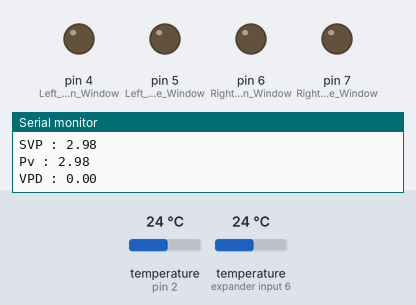
The sketch below on a simulated Arduino Uno, built with avr-gcc and run on an emulated ATmega328P. Shown: output pins drawn as LEDs (lit = HIGH), the last lines printed to the serial monitor. Inputs (shaded band) come from the test bench; at power-on: temperature (sensors on expander input 6, pin 2) 24 °C.

Above: at 7.4 s.
7.5 s: temperature (sensor on expander input 6) set to 22.5 °C
18.7 s: temperature (sensor on expander input 6) set to 21.4 °C
At 30.1 s:
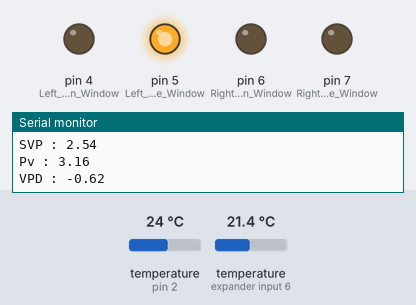
30.6 s: temperature (sensor on expander input 6) set to 33 °C
At 39.9 s:
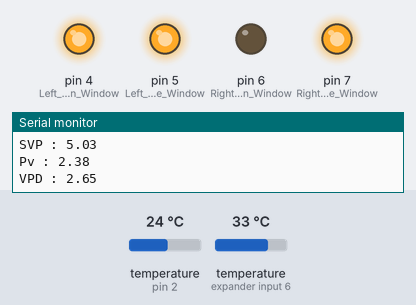
42.5 s: temperature (sensor on expander input 6) set to 28.7 °C
50.0 s: temperature (sensor on expander input 6) set to 27.5 °C
At 59.5 s:
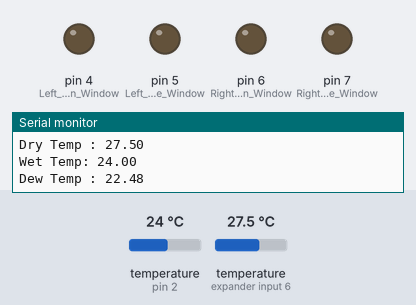
60.1 s: temperature (sensor on expander input 6) set to 12 °C
At 72.56 s:
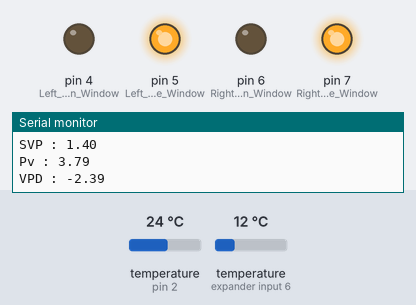
Timing chart, 0 to 72.8 s (numbered marks = the images above; inputs shaded):
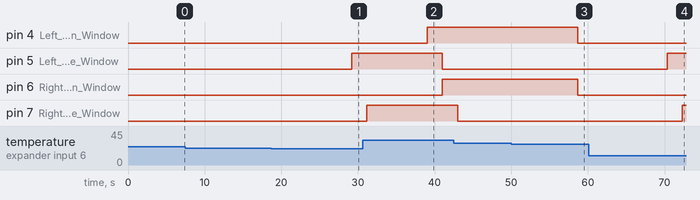

The sketch:

172.ino
```cpp
#include <OneWire.h>
#include <DallasTemperature.h>
#define ONE_WIRE_BUS 2
#define Left_Open_Window 4
#define Left_Close_Window 5
#define Right_Open_Window 6
#define Right_Close_Window 7

OneWire oneWire(ONE_WIRE_BUS);
DallasTemperature sensors(&oneWire);

uint8_t sensor1[8] = { 0x28, 0xFF, 0x6E, 0x73, 0x71, 0x17, 0x04, 0x7C };
uint8_t sensor2[8] = { 0x28, 0xFF, 0x2B, 0xFB, 0x71, 0x17, 0x04, 0x82 };

float Dry_Temp;
float Wet_Temp;
int Set_Temp = 25;
int Limit_Temp = 3;

void setup(void)
{
  pinMode(Left_Open_Window, OUTPUT);
  pinMode(Left_Close_Window, OUTPUT);
  pinMode(Right_Open_Window, OUTPUT);
  pinMode(Right_Close_Window, OUTPUT);
  Serial.begin(9600);
  sensors.begin();
}

void loop(void)
{
  float Patm = 101.325;   //기압 kPa
  sensors.requestTemperatures();
  Wet_Temp = sensors.getTempC(sensor1);
  Dry_Temp = sensors.getTempC(sensor2);
  float Psdt = 0.61078 * exp((17.27 * Dry_Temp) / (237.3 + Dry_Temp)); //kPa
  float Pswt = 0.61078 * exp((17.27 * Wet_Temp) / (237.3 + Wet_Temp)); //kPa
  float Pv = Pswt - Patm * 0.000662 * (Dry_Temp - Wet_Temp);
  float Humidity = 100 * Pv / Psdt;
  float VPD = Psdt * (1 - Humidity / 100);
  float Dew_Temp = (Dry_Temp - (100 - Humidity) / 5);
  float AH = 2.16679 * Pv / (273.15 + Dry_Temp);

  Serial.print("Dry Temp : ");
  Serial.println(Dry_Temp);

  Serial.print("Wet Temp: ");
  Serial.println(Wet_Temp);
  Serial.print("Dew Temp : ");
  Serial.println(Dew_Temp);
  Serial.print("Humidity : ");
  Serial.println(Humidity);
  Serial.print("AH : ");
  Serial.println(AH);
  Serial.print("SVP : ");
  Serial.println(Psdt);
  Serial.print("Pv : ");
  Serial.println(Pv);
  Serial.print("VPD : ");
  Serial.println(VPD);

  delay(5000);

  if (Dry_Temp < (Set_Temp - Limit_Temp)) {
    digitalWrite(Left_Open_Window, LOW);
    digitalWrite(Left_Close_Window, HIGH);
    delay(2000);
    digitalWrite(Right_Open_Window, LOW);
    digitalWrite(Right_Close_Window, HIGH);
    delay(2000);
  }

  if ((Dry_Temp >= (Set_Temp - Limit_Temp)) && (Dry_Temp <= (Set_Temp + Limit_Temp))) {
    digitalWrite(Left_Open_Window, LOW);
    digitalWrite(Left_Close_Window, LOW);
    digitalWrite(Right_Open_Window, LOW);
    digitalWrite(Right_Close_Window, LOW);
  }

   if (Dry_Temp > (Set_Temp + Limit_Temp)){
    digitalWrite(Left_Open_Window, HIGH);
    delay(2000);
    digitalWrite(Left_Close_Window, LOW);
    digitalWrite(Right_Open_Window, HIGH);
    delay(2000);
    digitalWrite(Right_Close_Window, LOW);
  }
}
```

Measured:
- the behaviour switches between 22 and 21.9 °C on temperature (sensor on expander input 6) (found by bisection; images 0 and 1)
- the behaviour switches between 28.1 and 28 °C on temperature (sensor on expander input 6) (found by bisection; images 2 and 3)
- after the input at 18.7 s, pin 5 (Left_Close_Window): LOW → HIGH after 10.5 s
- after the input at 30.6 s, pin 4 (Left_Open_Window): LOW → HIGH after 8.4 s; pin 5 (Left_Close_Window): HIGH → LOW after 10.4 s; pin 6 (Right_Open_Window): LOW → HIGH after 10.4 s
- after the input at 50.0 s, pin 4 (Left_Open_Window), pin 6 (Right_Open_Window): HIGH → LOW after 8.7 s
- after the input at 60.1 s, pin 5 (Left_Close_Window): LOW → HIGH after 10.2 s; pin 7 (Right_Close_Window): LOW → HIGH after 12.2 s
